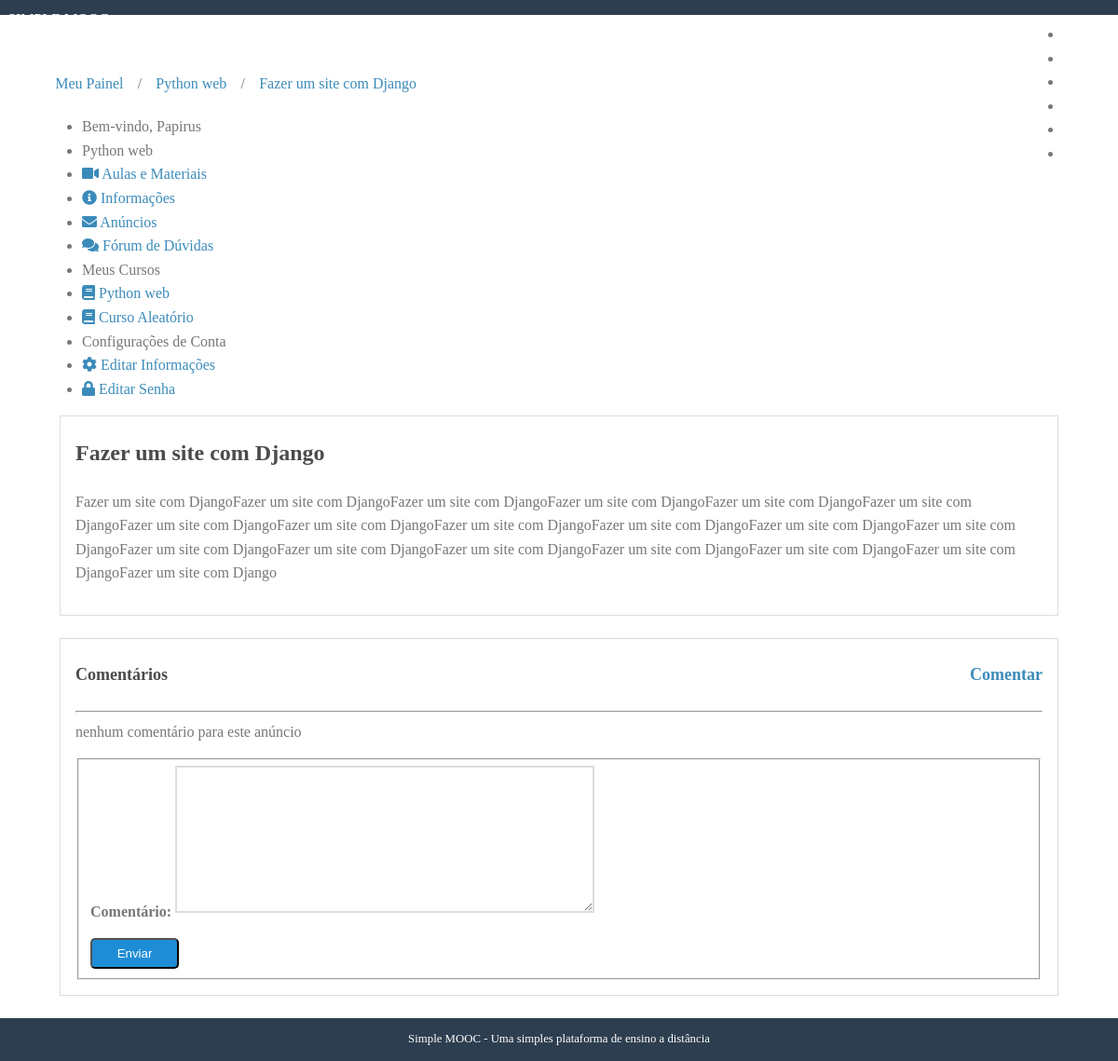
The app's page /cursos/python-web/anuncios/16 (signed in) with its own data.
### courses/models.py (models this page shows, shortened)
class Course(models.Model):
    name = models.CharField('Nome', max_length=100)
    slug = models.SlugField('Atalho')
    description = models.TextField('Descrição', blank=True)
    about = models.TextField('Sobre o curso', blank = True)
    start_date = models.DateField(
        'Data de inicio', null=True, blank=True
    )
    image = models.ImageField(
        upload_to='courses/images', verbose_name='Imagem',
        null=True, blank=True
    )
    created_at = models.DateField(
        'Criado em', auto_now_add=True
    )
    updated_at = models.DateField(
        'Atualizado em', auto_now = True
    )
    objects = CourseManager()
    def __str__(self):
        return self.name
    class Meta:
        verbose_name = 'Curso'
        verbose_name_plural = 'Cursos'
        ordering = ['name']

class Announcement(models.Model):
    course = models.ForeignKey(Course, verbose_name = 'Curso', related_name='announcements', on_delete = models.CASCADE)
    title = models.CharField('Título', max_length=100)
    content = models.TextField('Conteudo')
    created_at = models.DateTimeField('Criado em', auto_now_add=True)
    updated_at = models.DateTimeField('Atualizado em', auto_now=True)
    def __str__(self):
        return self.title
    class Meta:
        verbose_name = 'Anúncio'
        verbose_name_plural = 'Anúncios'
        ordering = ['-created_at']

class Enrollment(models.Model):
    STATUS_CHOICES = (
        (0, 'Pendente'),
        (1, 'Aprovado'),
        (2, 'Cancelado')
    )
    user = models.ForeignKey(
        settings.AUTH_USER_MODEL, verbose_name='Usuário',
        related_name='enrollments', on_delete=models.CASCADE,
    )
    course = models.ForeignKey(
        Course, verbose_name='Curso',
        related_name='enrollments', on_delete=models.CASCADE
    )
    status = models.IntegerField('Situação', choices=STATUS_CHOICES,
        default = 0,
        blank = True,
    )
    created_at = models.DateTimeField('Criado em', auto_now_add=True)
    updated_at = models.DateTimeField('Atualizado em', auto_now=True)
    class Meta:
        verbose_name = 'Inscrição'
        verbose_name_plural = 'Incrições'
        unique_together = (('user', 'course'),)

### accounts/models.py (models this page shows, shortened)
class User(AbstractUser, PermissionsMixin):
    username = models.CharField('Nome do usuário', max_length=30, unique = True,
    validators=[validators.RegexValidator(re.compile('^[\w.@+-]+$'),
            'O nome de usuário só pode conter letras, digitos ou os '
            'seguintes caracteres: @/./+/-/_', 'invalid')]
    )
    email = models.EmailField('E-mail', unique=True)
    name = models.CharField('Nome', max_length=100, blank=True)
    is_active = models.BooleanField('Está Ativo?', blank=True, default=True)
    is_staff = models.BooleanField('É da equipe', blank=True, default=False)
    is_superuser = models.BooleanField('É da equipe', blank=True, default=False)
    date_joined = models.DateTimeField('Data de Entrada', auto_now_add=True)
    objects = UserManager()
    USERNAME_FIELD = 'username'
    REQUIRED_FIELDS = ['email']
    def __str__(self):
        return self.name or self.username
    class Meta:
        verbose_name = 'Usuário'
        verbose_name_plural = 'Usuários'

### courses/decorators.py (the view, shortened to what this page needs)
    def _wrapper(request, *args, **kwargs):
        slug = kwargs['slug']
        course = get_object_or_404(Course, slug=slug)
        has_permission = request.user.is_staff
        if not has_permission:
            messages.error(request, message)
            return redirect('accounts:dashboard')
        request.course = course
        return view_func(request, *args, **kwargs)

### courses/forms.py
class CommentForm(forms.ModelForm):
    class Meta:
        model = Comment
        fields = ['comment']

### accounts/templatetags/courses_tags.py (called while the page is built)
@register.simple_tag
def load_my_courses(user):
    return Enrollment.objects.filter(user=user)

### courses/views.py (called while the page is built, shortened)
@login_required
@enrollment_required
def show_announcement(request, slug, pk):
    course = request.course
    announcement = get_object_or_404(course.announcements.all(), pk=pk)
    form = CommentForm(request.POST or None)
    template = 'courses/show_announcement.html'
    context = {
        'course': course,
        'announcement': announcement,
        'form': form
    }
    return render(request, template, context)

### courses/templates/courses/show_announcement.html (shortened to what this page needs)
{% extends "courses/course_dashboard.html" %}
{% block breadcrumb %}
    {{ block.super }}
    <li>/</li>
    <li>
        <a href="{% url 'courses:show_announcement' course.slug announcement.pk %}">{{ announcement }}</a>
    </li>
{% endblock breadcrumb %}
{% block dashboard_content %}
    <div class="well">
        <h2>{{ announcement.title }}</h2>
        {{ announcement.content|linebreaks }}
    </div>
    <div class="well">
        <h4 id="comments">Comentários
            <a class="fright" href="#add_comment">Comentar</a>
        </h4>
        <hr/>
        {% for comment in announcement.comments.all %}
        <p>
            <strong>{{ comment.user }}</strong>
            disse à {{ comment.created_at|timesince }} atrás:
            <br/>
            {{ comment.comment|linebreaksbr }}
        </p>
        <hr>
        {% empty %}
        <p>
            nenhum comentário para este anúncio
        </p>
        {% endfor %}
        <form method="post" class="pure-form pure-form-stacked" id="add_comment">
            <fieldset>
                {% for field in form %}
                <div class="pure-control-group">
                    {{ field.label_tag }}
                    {{ field }}
                </div>
                {% endfor %}
                <div class="pure-controls">
                    <button type="submit" class="pure-button pure-button-primary">Enviar</button>
                </div>
            </fieldset>
        </form>
    </div>
{% endblock dashboard_content %}

### courses/templates/courses/course_dashboard.html
{% extends "accounts/dashboard.html" %}
{% block breadcrumb %}
    {{ block.super }}
    <li>/</li>
    <li>
        <a href="{% url 'courses:announcements' course.slug %}">{{ course }}</a>
    </li>
{% endblock breadcrumb %}
{% block menu_options %}
    <li class="pure-menu-heading">
        {{ course }}
    </li>
    <li>
        <a href="{% url 'courses:lessons' course.slug %}">
            <i class="fa fa-video"></i>
            Aulas e Materiais
        </a>
    </li>
    <li>
        <a href="#">
            <i class="fa fa-info-circle"></i>
            Informações
        </a>
    </li>
    <li>
        <a href="{% url 'courses:announcements' course.slug %}">
            <i class="fa fa-envelope"></i>
            Anúncios
        </a>
    </li>
    <li>
        <a href="#">
            <i class="fa fa-comments"></i>
            Fórum de Dúvidas
        </a>
    </li>
    {{ block.super }}
{% endblock menu_options %}

### accounts/templates/accounts/dashboard.html (shortened to what this page needs)
{% extends 'base.html' %}
{% load courses_tags %}
{% block content %}
    {% load_my_courses user as enrollments %}
    <div class="pure-g-r content-ribbon">
        <div class="pure-u-1">
            <ul class="breadcrumb">
                {% block breadcrumb %}
                    <li>
                        <a href="{% url 'accounts:dashboard' %}">Meu Painel</a></li>
                {% endblock breadcrumb %}
            </ul>
        </div>
        <div class=" pure-u-1-3"="pure-u-1-3"">
                            <div class="pure-menu pure-menu-open">
                                <ul>
                                    <li class="pure-menu-heading">
                                        Bem-vindo,
                                        {{ user }}
                                    </li>
                                    {% block menu_options %}
                                        <li class="pure-menu-heading">Meus Cursos</a>
                                        {% for enrollment in enrollments %}
                                            <li>
                                                <a href="{% url 'courses:announcements' enrollment.course.slug %}">
                                                    <i class="fas fa-book"></i>
                                                    {{ enrollment.course }}
                                                </a>
                                            </li>
                                            {% empty %}
                                            <li>Nenhum curso encontrado</li>
                                        {% endfor %}
                                        <li class="pure-menu-heading">Configurações de Conta</li>
                                        <li>
                                            <a href="{% url 'accounts:edit' %}">
                                                <i class="fas fa-cog"></i>
                                                Editar Informações
                                            </a>
                                        </li>
                                        <li>
                                            <a href="{% url 'accounts:edit_password' %}">
                                                <i class="fas fa-lock"></i>
                                                Editar Senha
                                            </a>
                                        </li>
                                    {% endblock menu_options %}
                                </ul>
                            </div>
                        </div>
                        <div class="pure-u-2-3">
                            <div class="inner">
                                {% block dashboard_content %}{% endblock dashboard_content %}
                            </div>
                        </div>
                    </div>
                {% endblock content %}

### core/static/css/styles.css (style rules this page uses)
* { -webkit-box-sizing: border-box; -moz-box-sizing: border-box; box-sizing: border-box; }
body { margin: 0 auto; line-height: 1.7em; }
a { color: #3b8bba; }
.content .content-ribbon { margin: 1.5em 3em; }
.pure-form label { margin: 1em 0 0; font-weight: bold; font-size: 100%; }
.pure-form input[type], .pure-form textarea, .pure-form select { border: 2px solid #ddd; box-shadow: none; font-size: 100%; width: 100%; max-width: 350px; margin-bottom: 0.3em; }
.pure-form textarea { max-width: 450px; }
.pure-form .pure-control-group { margin-bottom: 1em; }
.pure-button-primary { background-color: #1f8dd6; color: white; padding: 0.5em 2em; border-radius: 5px; }
.inner { padding: 0em 1em; }
.inner p { margin-top: 0; }
ul.breadcrumb { padding: 0; }
ul.breadcrumb li { display: inline-block; }
ul.breadcrumb li a { display: inline-block; padding: 0.3em 0.7em; }
body { min-width: 320px; color: #777; line-height: 1.6; }
h1, h2, h3, h4, h5, h6 { font-weight: bold; color: rgb(75, 75, 75); }
h4 { font-size: 1.125em; }
a { color: #3b8bba; text-decoration: none; }
.well { border: 1px solid #ddd; padding: 0em 1em 1em 1em; margin-bottom: 1.5em; }
.fright { float: right; }

### records on screen
Course: name "Python web"
Announcement: title "Fazer um site com Django", content "Fazer um site com DjangoFazer um site com DjangoFazer um site com DjangoFazer um site com DjangoFazer um site com DjangoFazer um site com DjangoFazer um site com DjangoFazer um site com DjangoFazer um site com DjangoFazer um site com DjangoFazer um site com DjangoFazer um site com DjangoFazer um site com DjangoFazer um site com DjangoFazer um site com DjangoFazer um site com DjangoFazer um site com DjangoFazer um site com DjangoFazer um site com Django"
User: name "Papirus"
Enrollment: course "Python web"
Enrollment: course "Curso Aleatório"

### other values on screen
{{ field.label_tag }} "Comentário:"
